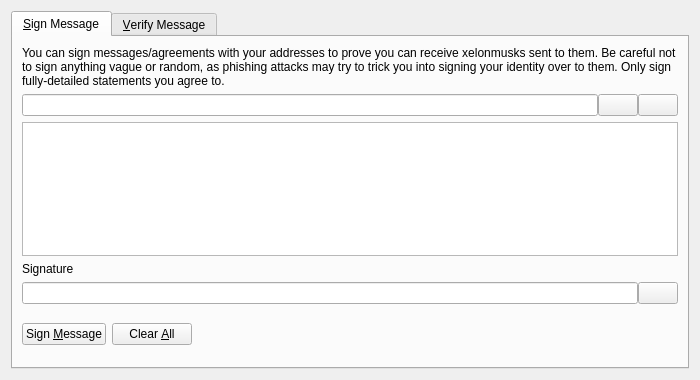
<?xml version="1.0" encoding="UTF-8"?>
<ui version="4.0">
 <class>SignVerifyMessageDialog</class>
 <widget class="QDialog" name="SignVerifyMessageDialog">
  <property name="geometry">
   <rect>
    <x>0</x>
    <y>0</y>
    <width>700</width>
    <height>380</height>
   </rect>
  </property>
  <property name="windowTitle">
   <string>Signatures - Sign / Verify a Message</string>
  </property>
  <property name="modal">
   <bool>true</bool>
  </property>
  <layout class="QVBoxLayout" name="verticalLayout">
   <item>
    <widget class="QTabWidget" name="tabWidget">
     <property name="currentIndex">
      <number>0</number>
     </property>
     <widget class="QWidget" name="tabSignMessage">
      <attribute name="title">
       <string>&amp;Sign Message</string>
      </attribute>
      <layout class="QVBoxLayout" name="verticalLayout_SM">
       <item>
        <widget class="QLabel" name="infoLabel_SM">
         <property name="text">
          <string>You can sign messages/agreements with your addresses to prove you can receive xelonmusks sent to them. Be careful not to sign anything vague or random, as phishing attacks may try to trick you into signing your identity over to them. Only sign fully-detailed statements you agree to.</string>
         </property>
         <property name="textFormat">
          <enum>Qt::PlainText</enum>
         </property>
         <property name="wordWrap">
          <bool>true</bool>
         </property>
        </widget>
       </item>
       <item>
        <layout class="QHBoxLayout" name="horizontalLayout_1_SM">
         <property name="spacing">
          <number>0</number>
         </property>
         <item>
          <widget class="QValidatedLineEdit" name="addressIn_SM">
           <property name="toolTip">
            <string>The XElonMusk address to sign the message with</string>
           </property>
          </widget>
         </item>
         <item>
          <widget class="QPushButton" name="addressBookButton_SM">
           <property name="toolTip">
            <string>Choose previously used address</string>
           </property>
           <property name="text">
            <string/>
           </property>
           <property name="icon">
            <iconset resource="../xelonmusk.qrc">
             <normaloff>:/icons/address-book</normaloff>:/icons/address-book</iconset>
           </property>
           <property name="shortcut">
            <string>Alt+A</string>
           </property>
           <property name="autoDefault">
            <bool>false</bool>
           </property>
          </widget>
         </item>
         <item>
          <widget class="QPushButton" name="pasteButton_SM">
           <property name="toolTip">
            <string>Paste address from clipboard</string>
           </property>
           <property name="text">
            <string/>
           </property>
           <property name="icon">
            <iconset resource="../xelonmusk.qrc">
             <normaloff>:/icons/editpaste</normaloff>:/icons/editpaste</iconset>
           </property>
           <property name="shortcut">
            <string>Alt+P</string>
           </property>
           <property name="autoDefault">
            <bool>false</bool>
           </property>
          </widget>
         </item>
        </layout>
       </item>
       <item>
        <widget class="QPlainTextEdit" name="messageIn_SM">
         <property name="toolTip">
          <string>Enter the message you want to sign here</string>
         </property>
        </widget>
       </item>
       <item>
        <widget class="QLabel" name="signatureLabel_SM">
         <property name="text">
          <string>Signature</string>
         </property>
         <property name="textFormat">
          <enum>Qt::PlainText</enum>
         </property>
        </widget>
       </item>
       <item>
        <layout class="QHBoxLayout" name="horizontalLayout_2_SM">
         <property name="spacing">
          <number>0</number>
         </property>
         <item>
          <widget class="QLineEdit" name="signatureOut_SM">
           <property name="font">
            <font>
             <italic>true</italic>
            </font>
           </property>
           <property name="readOnly">
            <bool>true</bool>
           </property>
          </widget>
         </item>
         <item>
          <widget class="QPushButton" name="copySignatureButton_SM">
           <property name="toolTip">
            <string>Copy the current signature to the system clipboard</string>
           </property>
           <property name="text">
            <string/>
           </property>
           <property name="icon">
            <iconset resource="../xelonmusk.qrc">
             <normaloff>:/icons/editcopy</normaloff>:/icons/editcopy</iconset>
           </property>
           <property name="autoDefault">
            <bool>false</bool>
           </property>
          </widget>
         </item>
        </layout>
       </item>
       <item>
        <layout class="QHBoxLayout" name="horizontalLayout_3_SM">
         <item>
          <widget class="QPushButton" name="signMessageButton_SM">
           <property name="toolTip">
            <string>Sign the message to prove you own this XElonMusk address</string>
           </property>
           <property name="text">
            <string>Sign &amp;Message</string>
           </property>
           <property name="icon">
            <iconset resource="../xelonmusk.qrc">
             <normaloff>:/icons/edit</normaloff>:/icons/edit</iconset>
           </property>
           <property name="autoDefault">
            <bool>false</bool>
           </property>
          </widget>
         </item>
         <item>
          <widget class="QPushButton" name="clearButton_SM">
           <property name="toolTip">
            <string>Reset all sign message fields</string>
           </property>
           <property name="text">
            <string>Clear &amp;All</string>
           </property>
           <property name="icon">
            <iconset resource="../xelonmusk.qrc">
             <normaloff>:/icons/remove</normaloff>:/icons/remove</iconset>
           </property>
           <property name="autoDefault">
            <bool>false</bool>
           </property>
          </widget>
         </item>
         <item>
          <spacer name="horizontalSpacer_1_SM">
           <property name="orientation">
            <enum>Qt::Horizontal</enum>
           </property>
           <property name="sizeHint" stdset="0">
            <size>
             <width>40</width>
             <height>48</height>
            </size>
           </property>
          </spacer>
         </item>
         <item>
          <widget class="QLabel" name="statusLabel_SM">
           <property name="font">
            <font>
             <weight>75</weight>
             <bold>true</bold>
            </font>
           </property>
           <property name="text">
            <string/>
           </property>
           <property name="wordWrap">
            <bool>true</bool>
           </property>
          </widget>
         </item>
         <item>
          <spacer name="horizontalSpacer_2_SM">
           <property name="orientation">
            <enum>Qt::Horizontal</enum>
           </property>
           <property name="sizeHint" stdset="0">
            <size>
             <width>40</width>
             <height>48</height>
            </size>
           </property>
          </spacer>
         </item>
        </layout>
       </item>
      </layout>
     </widget>
     <widget class="QWidget" name="tabVerifyMessage">
      <attribute name="title">
       <string>&amp;Verify Message</string>
      </attribute>
      <layout class="QVBoxLayout" name="verticalLayout_VM">
       <item>
        <widget class="QLabel" name="infoLabel_VM">
         <property name="text">
          <string>Enter the receiver's address, message (ensure you copy line breaks, spaces, tabs, etc. exactly) and signature below to verify the message. Be careful not to read more into the signature than what is in the signed message itself, to avoid being tricked by a man-in-the-middle attack. Note that this only proves the signing party receives with the address, it cannot prove sendership of any transaction!</string>
         </property>
         <property name="textFormat">
          <enum>Qt::PlainText</enum>
         </property>
         <property name="alignment">
          <set>Qt::AlignLeading|Qt::AlignLeft|Qt::AlignTop</set>
         </property>
         <property name="wordWrap">
          <bool>true</bool>
         </property>
        </widget>
       </item>
       <item>
        <layout class="QHBoxLayout" name="horizontalLayout_1_VM">
         <property name="spacing">
          <number>0</number>
         </property>
         <item>
          <widget class="QValidatedLineEdit" name="addressIn_VM">
           <property name="toolTip">
            <string>The XElonMusk address the message was signed with</string>
           </property>
          </widget>
         </item>
         <item>
          <widget class="QPushButton" name="addressBookButton_VM">
           <property name="toolTip">
            <string>Choose previously used address</string>
           </property>
           <property name="text">
            <string/>
           </property>
           <property name="icon">
            <iconset resource="../xelonmusk.qrc">
             <normaloff>:/icons/address-book</normaloff>:/icons/address-book</iconset>
           </property>
           <property name="shortcut">
            <string>Alt+A</string>
           </property>
           <property name="autoDefault">
            <bool>false</bool>
           </property>
          </widget>
         </item>
        </layout>
       </item>
       <item>
        <widget class="QPlainTextEdit" name="messageIn_VM"/>
       </item>
       <item>
        <widget class="QValidatedLineEdit" name="signatureIn_VM"/>
       </item>
       <item>
        <layout class="QHBoxLayout" name="horizontalLayout_2_VM">
         <item>
          <widget class="QPushButton" name="verifyMessageButton_VM">
           <property name="toolTip">
            <string>Verify the message to ensure it was signed with the specified XElonMusk address</string>
           </property>
           <property name="text">
            <string>Verify &amp;Message</string>
           </property>
           <property name="icon">
            <iconset resource="../xelonmusk.qrc">
             <normaloff>:/icons/transaction_0</normaloff>:/icons/transaction_0</iconset>
           </property>
           <property name="autoDefault">
            <bool>false</bool>
           </property>
          </widget>
         </item>
         <item>
          <widget class="QPushButton" name="clearButton_VM">
           <property name="toolTip">
            <string>Reset all verify message fields</string>
           </property>
           <property name="text">
            <string>Clear &amp;All</string>
           </property>
           <property name="icon">
            <iconset resource="../xelonmusk.qrc">
             <normaloff>:/icons/remove</normaloff>:/icons/remove</iconset>
           </property>
           <property name="autoDefault">
            <bool>false</bool>
           </property>
          </widget>
         </item>
         <item>
          <spacer name="horizontalSpacer_1_VM">
           <property name="orientation">
            <enum>Qt::Horizontal</enum>
           </property>
           <property name="sizeHint" stdset="0">
            <size>
             <width>40</width>
             <height>48</height>
            </size>
           </property>
          </spacer>
         </item>
         <item>
          <widget class="QLabel" name="statusLabel_VM">
           <property name="font">
            <font>
             <weight>75</weight>
             <bold>true</bold>
            </font>
           </property>
           <property name="text">
            <string/>
           </property>
           <property name="wordWrap">
            <bool>true</bool>
           </property>
          </widget>
         </item>
         <item>
          <spacer name="horizontalSpacer_2_VM">
           <property name="orientation">
            <enum>Qt::Horizontal</enum>
           </property>
           <property name="sizeHint" stdset="0">
            <size>
             <width>40</width>
             <height>48</height>
            </size>
           </property>
          </spacer>
         </item>
        </layout>
       </item>
      </layout>
     </widget>
    </widget>
   </item>
  </layout>
 </widget>
 <customwidgets>
  <customwidget>
   <class>QValidatedLineEdit</class>
   <extends>QLineEdit</extends>
   <header>qvalidatedlineedit.h</header>
  </customwidget>
 </customwidgets>
 <resources>
  <include location="../xelonmusk.qrc"/>
 </resources>
 <connections/>
</ui>
